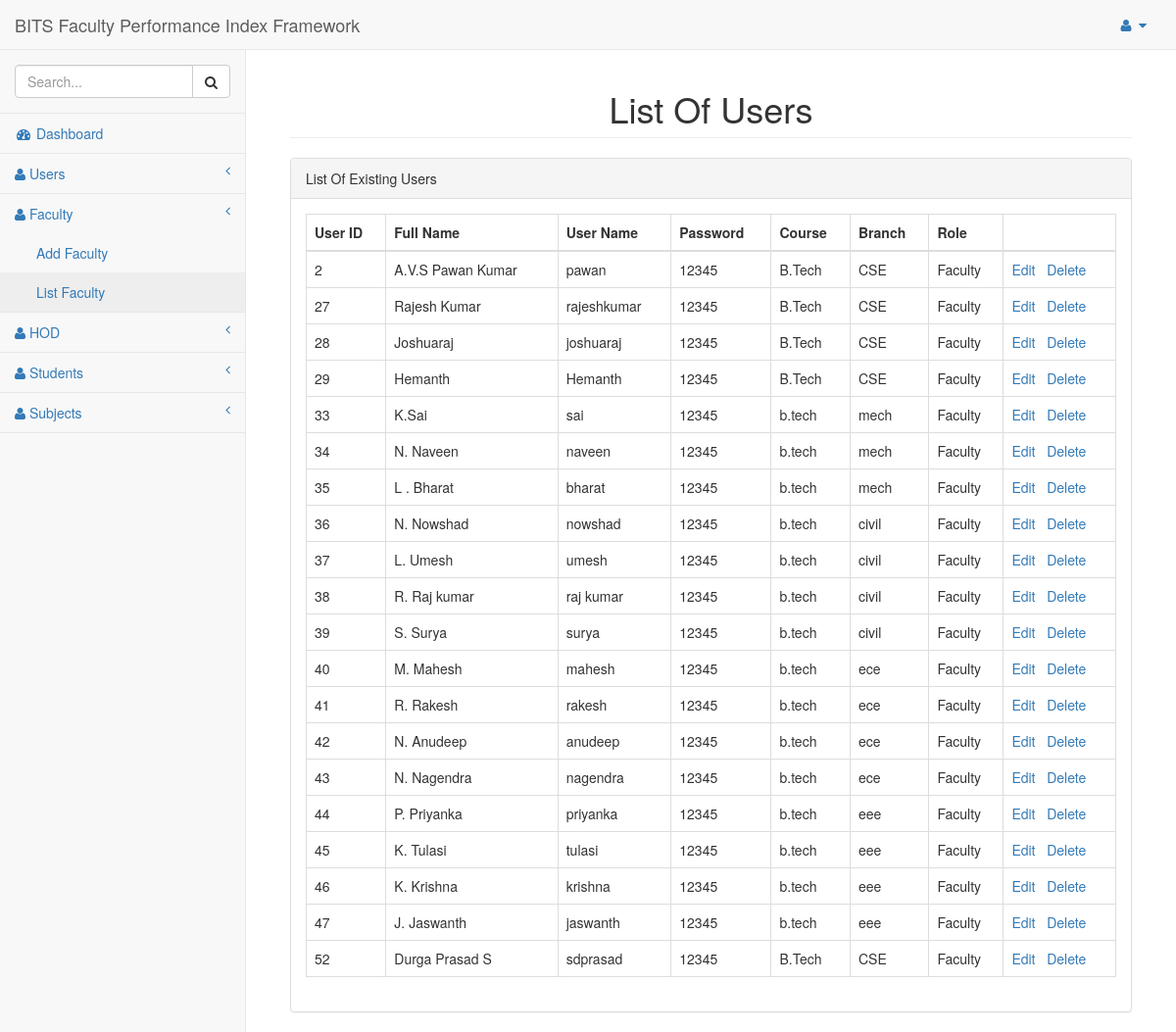
The app's page /pages/listfaculty.php (signed in) with its own data.
### tables this page shows
CREATE TABLE `userinfo` (
  `id` int(11) NOT NULL,
  `fullname` varchar(100) NOT NULL,
  `username` varchar(100) NOT NULL,
  `password` varchar(20) NOT NULL,
  `course` varchar(20) NOT NULL,
  `branch` varchar(20) NOT NULL,
  `role` varchar(20) NOT NULL
);

### pages/listfaculty.php (the view, shortened to what this page needs)
<?php
include 'adminheader.php';
?>
<div id="page-wrapper">
        <div class="container-fluid">
                <div class="row">
                    <div class="col-lg-12">
                        <h1 align="center" class="page-header">List Of Users</h1>
                    </div>
                </div>
         <div class="row">
                <div class="col-lg-12">
                    <div class="panel panel-default">
                        <div class="panel-heading">
                            List Of Existing Users
                        </div>
                        <div class="panel-body">
                            <div class="table-responsive">
                            <table width="100%" class="table table-bordered " >
                                <thead>
                                    <tr>
                                        <th>User ID</th>
                                        <th>Full Name</th>
                                        <th>User Name</th>
                                        <th>Password</th>
                                        <th>Course</th>
                                        <th>Branch</th>
                                        <th>Role</th>
                                        <th></th>
                                    </tr>
                                </thead>
                                <tbody>
                                    <?php
                                   include 'dbconfig.php';
                                    $conn = new mysqli($servername, $username, $password, $dbname);
                                    $sql = "SELECT * FROM userinfo where role='Faculty'";
                                    $result = $conn->query($sql);
                                    if ($result->num_rows > 0) {
                                        while($row = $result->fetch_assoc()) {
                                            echo "<tr>";
                                            echo '<td>' . $row["id"] . '</td>';
                                            echo '<td>' . $row["fullname"] . '</td>';
                                            echo '<td>' . $row["username"] . '</td>';
                                            echo '<td>' . $row["password"] . '</td>';
                                            echo '<td>' . $row["course"]. '</td>';
                                            echo '<td>' . $row["branch"] . '</td>';
                                            echo '<td>' . $row["role"] . '</td>';
                                            echo '<td><a href="openfaculty.php?id=' . $row["id"] . '">Edit</a> &nbsp; <a href="deletefaculty.php?id=' . $row["id"] . '">Delete</a></td>';
                                            echo '</tr>';
                                        }
                                    } else {
                                        echo "0 results";
                                    }
                                    ?>
                                    </table>
                            </div>
                        </div>
                    </div>
                </div>
            </div>
   <?php
   include 'footer.php';
   ?>

### records on screen
userinfo: id "2", fullname "A.V.S Pawan Kumar", username "pawan", password "12345", course "B.Tech", branch "CSE", role "Faculty"
userinfo: id "27", fullname "Rajesh Kumar", username "rajeshkumar", password "12345", course "B.Tech", branch "CSE", role "Faculty"
userinfo: id "28", fullname "Joshuaraj", username "joshuaraj", password "12345", course "B.Tech", branch "CSE", role "Faculty"
userinfo: id "29", fullname "Hemanth", username "Hemanth", password "12345", course "B.Tech", branch "CSE", role "Faculty"
userinfo: id "33", fullname "K.Sai", username "sai", password "12345", course "b.tech", branch "mech", role "Faculty"
userinfo: id "34", fullname "N. Naveen", username "naveen", password "12345", course "b.tech", branch "mech", role "Faculty"
userinfo: id "35", fullname "L . Bharat", username "bharat", password "12345", course "b.tech", branch "mech", role "Faculty"
userinfo: id "36", fullname "N. Nowshad", username "nowshad", password "12345", course "b.tech", branch "civil", role "Faculty"
userinfo: id "37", fullname "L. Umesh", username "umesh", password "12345", course "b.tech", branch "civil", role "Faculty"
userinfo: id "38", fullname "R. Raj kumar", username "raj kumar", password "12345", course "b.tech", branch "civil", role "Faculty"
userinfo: id "39", fullname "S. Surya", username "surya", password "12345", course "b.tech", branch "civil", role "Faculty"
userinfo: id "40", fullname "M. Mahesh", username "mahesh", password "12345", course "b.tech", branch "ece", role "Faculty"
userinfo: id "41", fullname "R. Rakesh", username "rakesh", password "12345", course "b.tech", branch "ece", role "Faculty"
userinfo: id "42", fullname "N. Anudeep", username "anudeep", password "12345", course "b.tech", branch "ece", role "Faculty"
userinfo: id "43", fullname "N. Nagendra", username "nagendra", password "12345", course "b.tech", branch "ece", role "Faculty"
userinfo: id "44", fullname "P. Priyanka", username "priyanka", password "12345", course "b.tech", branch "eee", role "Faculty"
userinfo: id "45", fullname "K. Tulasi", username "tulasi", password "12345", course "b.tech", branch "eee", role "Faculty"
userinfo: id "46", fullname "K. Krishna", username "krishna", password "12345", course "b.tech", branch "eee", role "Faculty"
userinfo: id "47", fullname "J. Jaswanth", username "jaswanth", password "12345", course "b.tech", branch "eee", role "Faculty"
userinfo: id "52", fullname "Durga Prasad S", username "sdprasad", password "12345", course "B.Tech", branch "CSE", role "Faculty"
